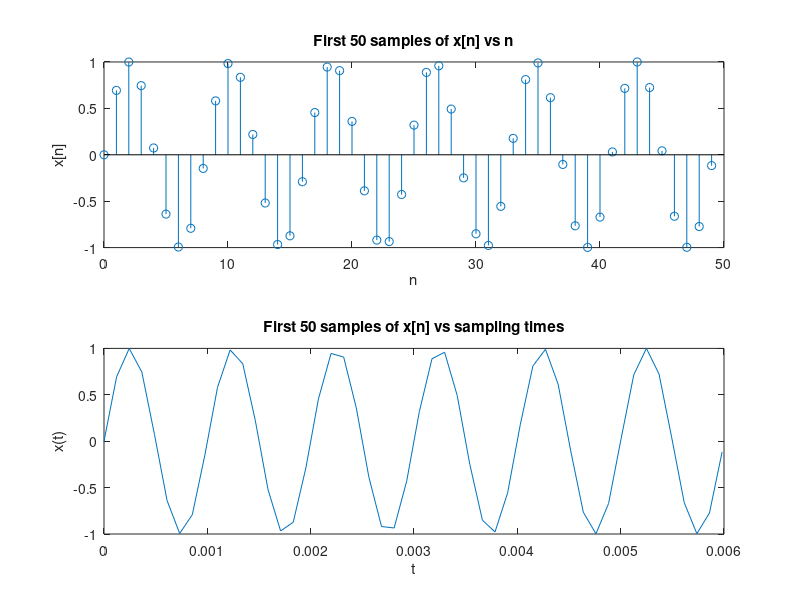

The MATLAB script that drew this image: (Note: this script raises an error after producing the figure.)
 % Define the sampling frequency
T = 1/8192;
fs = 2*pi/T; % rad/sec
n = 0:8191;
t = n*T;


w0 = 2*pi*1000;
x = sin(w0*t);







%% ---- next code cell ----


figure;
subplot(2,1,1);
stem(n(1:50), x(1:50));
title('First 50 samples of x[n] vs n');
xlabel('n');
ylabel('x[n]');

subplot(2,1,2);
plot(t(1:50), x(1:50));
title('First 50 samples of x[n] vs sampling times');
xlabel('t');
ylabel('x(t)');

%% ---- next code cell ----

%function [X,f] = ctfts(x,T)
% CTFTS calculates the CTFT of a periodic signal x(t) which is reconstructed
% from the samples in the vector x using ideal bandlimited interpolation.
% the vector x contains samples x(t) over an integer number of periods, and
% T contains the sampling period. 
% 
% The vector X contains the area of the impulses at frequency values stored
% in the vector f.
%
% This function makes use of the relationship between the CTFT  of x(t) and
% the DTFT of its samples x[n], as well as the relationship between the
% DTFT of the samples x[n] and the DTFS of x[n].
% N=length(x);
% X=fftshift(fft(x,N))*(2*pi/N);
% f=linspace(-1,1-1/N,N)/(2*T);
%end

%% ---- next code cell ----

% Task 3: Calculate CTFT of reconstructed signal
[X, f] = ctfts(x, T);

figure;
subplot(2,1,1);
plot(f, abs(X));
title('Magnitude of CTFT X(jω)');
xlabel('Frequency (rad/sec)');
ylabel('|X(jω)|');

subplot(2,1,2);
plot(f, angle(X));
title('Phase of CTFT X(jω)');
xlabel('Frequency (rad/sec)');
ylabel('∠X(jω)');


%% ---- next code cell ----

% Task 4: Repeat for other frequencies
frequencies = [2*pi*1500, 2*pi*2000, pi];

for i = 1:length(frequencies)
    w0 = frequencies(i);
    x = sin(w0*t);
    
    % Calculate CTFT
    [X, f] = ctfts(x, T);
    
    figure;
    subplot(2,1,1);
    plot(f, abs(X));
    title(['Magnitude of CTFT for ω₀ = ' num2str(w0) ' rad/sec']);
    xlabel('Frequency (rad/sec)');
    ylabel('|X(jω)|');
    
    subplot(2,1,2);
    plot(f, angle(X));
    title(['Phase of CTFT for ω₀ = ' num2str(w0) ' rad/sec']);
    xlabel('Frequency (rad/sec)');
    ylabel('∠X(jω)');
    
    % Play the sound
    sound(x, 1/T);
    pause(2); % Pause to hear each sound
end


%% ---- next code cell ----

 

%% ---- next code cell ----

frequencies = [2*pi*3500, 2*pi*4000, 2*pi*4500,2*pi*5000, 2*pi*5500];

for i = 1:length(frequencies)
    w0 = frequencies(i);
    x = sin(w0*t);
    
    % Calculate CTFT
    [X, f] = ctfts(x, T);
    
    figure;
    subplot(2,1,1);
    plot(f, abs(X));
    title(['Magnitude of CTFT for ω₀ = ' num2str(w0) ' rad/sec']);
    xlabel('Frequency (rad/sec)');
    ylabel('|X(jω)|');
    
    subplot(2,1,2);
    plot(f, angle(X));
    title(['Phase of CTFT for ω₀ = ' num2str(w0) ' rad/sec']);
    xlabel('Frequency (rad/sec)');
    ylabel('∠X(jω)');
    
    % Play the sound
    sound(x, 1/T);
    pause(2); % Pause to hear each sound
end

%% ---- next code cell ----


fs = 2*pi* 8192; 
T = 1/8192;
n = 0:8191;
t = n*T;
a = 2*pi*(8192);
b = 2000;
x1 = sin(a*t + b*t.^2);

%% ---- next code cell ----


sound(x1, 1/T);
pause(5)

%% ---- next code cell ----


n10 = 0:81919;
t10 = n10*T;
x10 = sin(a*t10 + b*t10.^2);
sound(x10, 1/T);
pause(10)

%% ---- next code cell ----


n20 = 0:163839;
t20 = n20*T;
x20 = cos(a*t20 + b*t20.^2);
sound(x20, 1/T);


%% ---- next code cell ----

function [X,f] = ctfts(x,T)
% CTFTS calculates the CTFT of a periodic signal x(t) which is reconstructed
% from the samples in the vector x using ideal bandlimited interpolation.
% the vector x contains samples x(t) over an integer number of periods, and
% T contains the sampling period. 
% 
% The vector X contains the area of the impulses at frequency values stored
% in the vector f.
%
% This function makes use of the relationship between the CTFT  of x(t) and
% the DTFT of its samples x[n], as well as the relationship between the
% DTFT of the samples x[n] and the DTFS of x[n].
N=length(x);
X=fftshift(fft(x,N))*(2*pi/N);
f=linspace(-1,1-1/N,N)/(2*T);
end
